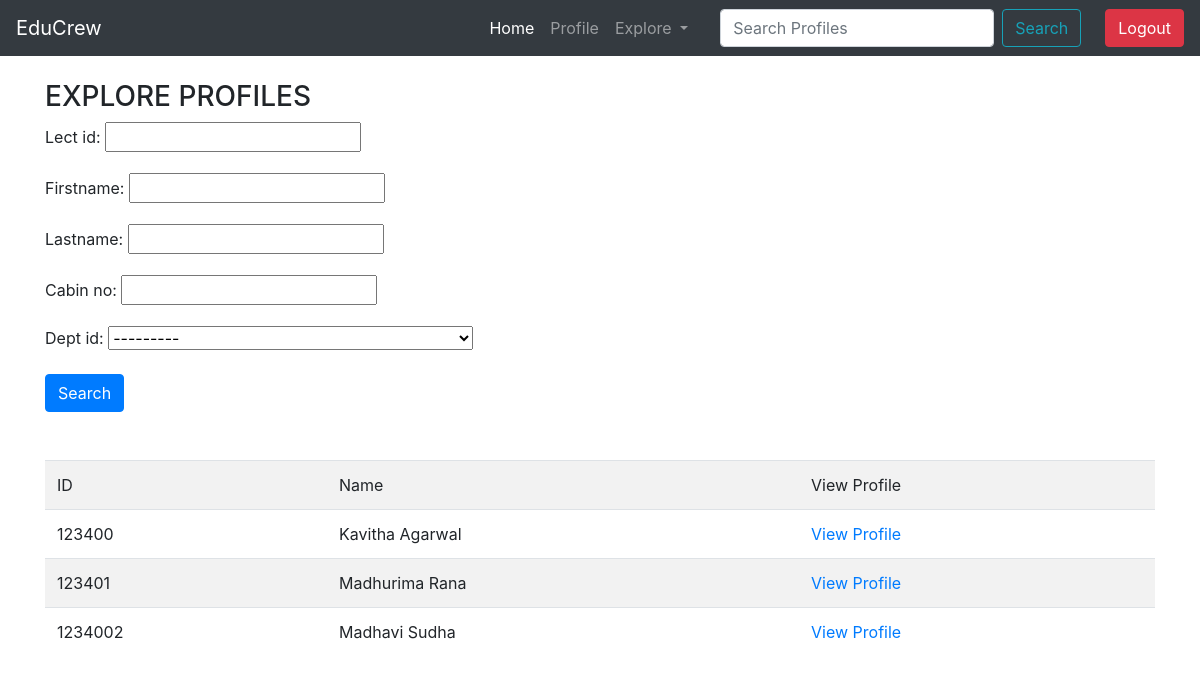
Before: /explore/faculty/ (signed in) with the older database file.
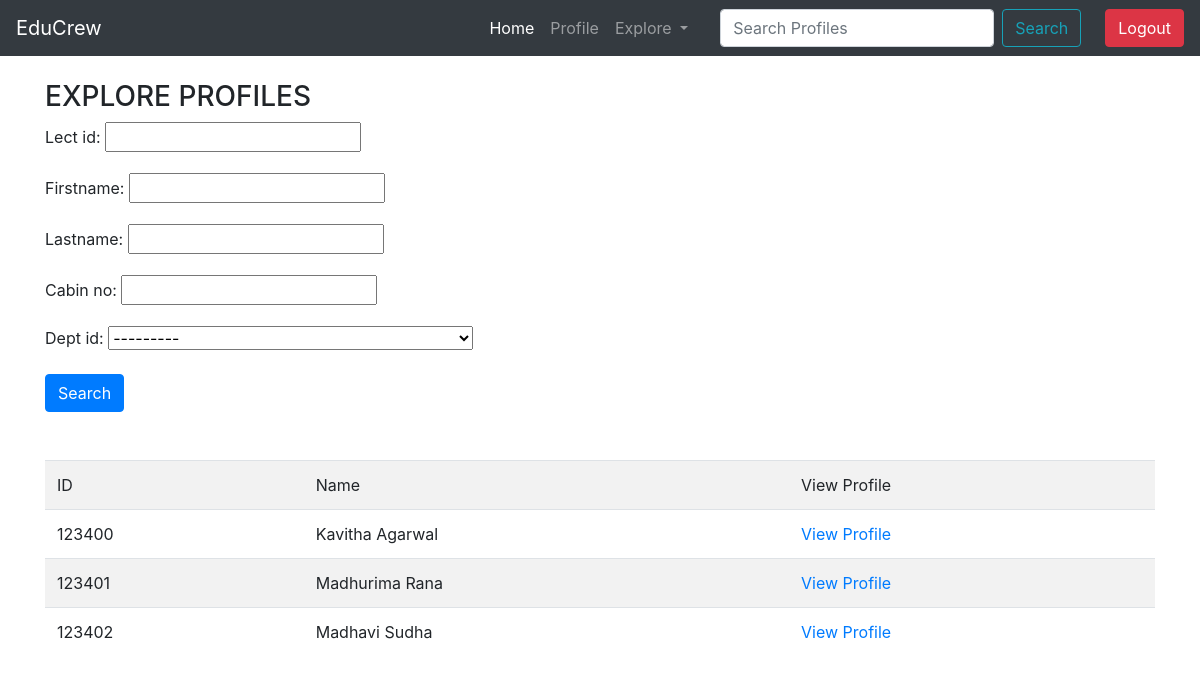
After: the same page with the newer database file.
### educrew/models.py (models this page shows)
class Dept(models.Model):
    dept_id = models.IntegerField(primary_key=True)
    dept_name = models.CharField(max_length=60)
    dept_short = models.CharField(max_length=10,blank=True)
    def __str__(self):
        return self.dept_name

class Lecturer(models.Model):
    lect_id = models.IntegerField(primary_key=True)
    firstname = models.CharField(max_length=100, null=True)
    lastname = models.CharField(max_length=100, null=True)
    email = models.CharField(max_length=100)
    phoneno = models.IntegerField(null=True)
    cabin_no = models.CharField(max_length=50, null=True, blank=True)
    dept_id = models.ForeignKey(Dept, null=True, on_delete=models.SET_NULL) #cascade
    def __str__(self):
        return self.firstname +" "+  self.lastname

### educrew/views.py (the view)
# urls.py: path('explore/faculty/', views.exploreFaculty, name="exploreFaculty"),
@login_required(login_url='login')
def exploreFaculty(request):
    lecturers = Lecturer.objects.all()
    lfilter = LecturerFilter(request.GET, queryset=lecturers)
    lecturers = lfilter.qs
    context = {'lecturers':lecturers, 'lfilter':lfilter,}
    return render(request,'educrew/exploreFaculty.html',context)

### educrew/templates/educrew/exploreFaculty.html
{% extends 'educrew/main.html' %}
{% load static %}
{% block content %}
<h3>EXPLORE PROFILES</h3>
<form method="GET" action="">
    {{lfilter.form.as_p}}
    <button class="btn btn-primary" type="submit">Search</button>
</form>
<br>
<br>
<div class="mb-lg-5">
<table class="table table-striped  my-lg-0" style="margin-bottom: 100px;">
    <tr>
        <td>ID</td>
        <td>Name</td>
        <td>View Profile</td>
    </tr>
    {% for lecturer in lecturers %}
    <tr>
        <td>
            {{lecturer.lect_id}}
        </td>
        <td>
            {{lecturer}}
        </td>
        <td><a href="">View Profile</a></td>
    </tr>
    {% endfor %}
</table>
</div>
{% endblock content %}

### educrew/templates/educrew/main.html (shortened to what this page needs)
<!DOCTYPE html>
<html lang="en">
{% load static %}
<head>
    <link rel="stylesheet" href="{% static 'css/main.css' %}">
    <link rel="stylesheet" href="https://cdn.jsdelivr.net/npm/bootstrap@4.5.3/dist/css/bootstrap.min.css">
</head>
<body>
    <nav class="navbar navbar-expand-lg navbar-dark bg-dark ">
        <a class="navbar-brand" href="{% url 'home' %}">EduCrew</a>
        <div class="collapse navbar-collapse " id="navbarSupportedContent">
            <ul class="navbar-nav ml-auto">
                <li class="nav-item active">
                <a class="nav-link" href="{% url 'home' %}">Home <span class="sr-only">(current)</span></a>
                </li>
                <li class="nav-item">
                <a class="nav-link" href="{% url 'profile' %}">Profile</a>
                </li>
                <li class="nav-item dropdown">
                    <a class="nav-link dropdown-toggle mr-sm-4" href="" id="navbarDropdown" role="button" data-toggle="dropdown" aria-haspopup="true" aria-expanded="false">
                      Explore
                    </a>
                </li>
            </ul>
            <form class="form-inline mr-sm-4 my-lg-0">
                <input class="form-control mr-sm-2" type="search" placeholder="Search Profiles" aria-label="Search">
                <a href="{% url 'exploreStudents' %}" class="btn btn-outline-info my-2 my-sm-0">Search</a>
            </form>
            <div class="form-inline my-2 my-lg-0">
                <a href="{% url 'logout' %}" class="btn btn-danger">Logout</a>
            </div>
        </div>
    </nav>
    <div class="container">
        <br>
        {% block content %}
        {% endblock content %}
    </div>
</body>
</html>

Changed rows visible on the page:
removed Lecturer: lect_id "1234002", firstname+lastname "Madhavi Sudha"
added Lecturer: lect_id "123402", firstname+lastname "Madhavi Sudha"
